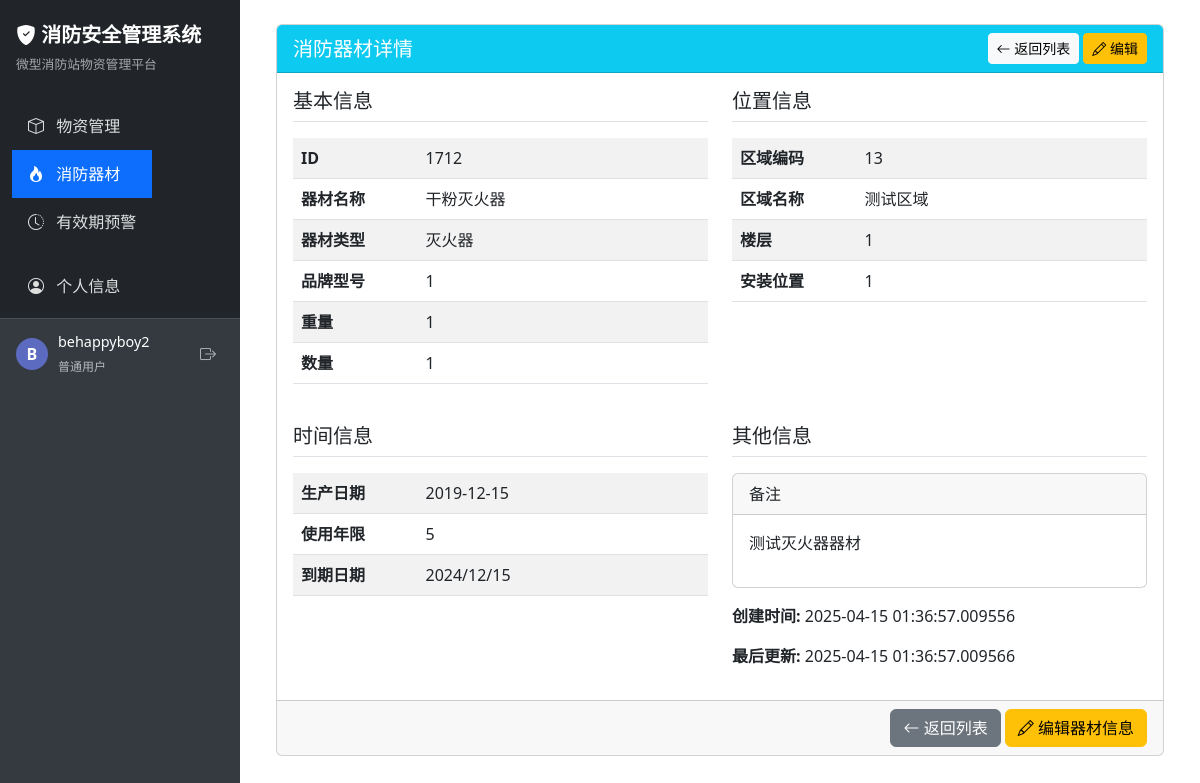
Page /equipment/detail/1712 (signed in) on the committed database.
### app/models/user.py (models this page shows, shortened)
class User(UserMixin, db.Model):
    __tablename__ = 'user'
    id = db.Column(db.Integer, primary_key=True)
    username = db.Column(db.String(80), unique=True, nullable=False)
    password_hash = db.Column(db.String(256), nullable=False)
    role = db.Column(db.String(20), default='user')  # admin 或 user
    is_active = db.Column(db.Boolean, default=True)  # 账号是否启用
    email = db.Column(db.String(120))  # 添加邮箱字段

### app/models/equipment.py (models this page shows, shortened)
class FireEquipment(db.Model):
    __tablename__ = 'fire_equipment'
    id = db.Column(db.Integer, primary_key=True)
    area_code = db.Column(db.Integer, nullable=False)  # 设备区域编码
    area_name = db.Column(db.String(50), nullable=True)   # 设备区域名称
    installation_floor = db.Column(db.String(50), nullable=False)  #楼层
    installation_location = db.Column(db.String(200), nullable=False)  # 安装位置
    equipment_type = db.Column(db.String(50), nullable=False)     # 器材类型
    equipment_name = db.Column(db.String(100), nullable=False)  # 器材名称
    model = db.Column(db.String(100), nullable=False)             # 品牌型号
    weight = db.Column(db.String(30), nullable=False)                  #重量
    quantity = db.Column(db.Integer, nullable=True)                  # 数量
    production_date = db.Column(db.Date, nullable=True)          # 生产日期
    service_life = db.Column(db.String(30), nullable=False)        #使用年限
    expiration_date = db.Column(db.String(50), nullable=False)        # 到期日期
    remark = db.Column(db.Text, nullable=False)                   # 备注
    created_at = db.Column(db.DateTime, default=datetime.utcnow) # 创建时间
    updated_at = db.Column(db.DateTime, default=datetime.utcnow,
                           onupdate=datetime.utcnow)             # 更新时间

### app/routes/equipment.py (the view)
@equipment_bp.route('/detail/<int:equipment_id>')
@login_required
def detail(equipment_id):
    try:
        equipment = FireEquipment.query.get_or_404(equipment_id)
        if current_user.role != 'admin':
            permission = Permission.query.filter_by(
                user_id=current_user.id,
                area_id=str(equipment.area_code),
                operation_type='灭火器和呼吸器',
                can_view=True
            ).first()
            if not permission:
                flash('您没有权限查看此消防器材详情', 'danger')
                return redirect(url_for('equipment.index'))
        return render_template('equipment/detail.html', equipment=equipment)
    except Exception as e:
        flash(f'查看器材详情时出错: {str(e)}', 'danger')
        return redirect(url_for('equipment.index'))

### app/templates/equipment/detail.html (shortened to what this page needs)
{% extends 'base.html' %}
{% block content %}
<div class="container">
    <div class="row">
        <div class="col-md-12">
            <div class="card">
                <div class="card-header bg-info text-white d-flex justify-content-between align-items-center">
                    <h5 class="card-title mb-0">消防器材详情</h5>
                    <div>
                        <a href="{{ url_for('equipment.index') }}" class="btn btn-sm btn-light">
                            <i class="bi bi-arrow-left"></i> 返回列表
                        </a>
                        <a href="{{ url_for('equipment.edit', equipment_id=equipment.id) }}" class="btn btn-sm btn-warning">
                            <i class="bi bi-pencil"></i> 编辑
                        </a>
                    </div>
                </div>
                <div class="card-body">
                    <div class="row mb-4">
                        <div class="col-md-6">
                            <h5 class="border-bottom pb-2 mb-3">基本信息</h5>
                            <table class="table table-striped">
                                <tbody>
                                    <tr>
                                        <th width="30%">ID</th>
                                        <td>{{ equipment.id }}</td>
                                    </tr>
                                    <tr>
                                        <th>器材名称</th>
                                        <td>{{ equipment.equipment_name }}</td>
                                    </tr>
                                    <tr>
                                        <th>器材类型</th>
                                        <td>{{ equipment.equipment_type }}</td>
                                    </tr>
                                    <tr>
                                        <th>品牌型号</th>
                                        <td>{{ equipment.model }}</td>
                                    </tr>
                                    <tr>
                                        <th>重量</th>
                                        <td>{{ equipment.weight }}</td>
                                    </tr>
                                    <tr>
                                        <th>数量</th>
                                        <td>{{ equipment.quantity }}</td>
                                    </tr>
                                </tbody>
                            </table>
                        </div>
                        <div class="col-md-6">
                            <h5 class="border-bottom pb-2 mb-3">位置信息</h5>
                            <table class="table table-striped">
                                <tbody>
                                    <tr>
                                        <th width="30%">区域编码</th>
                                        <td>{{ equipment.area_code }}</td>
                                    </tr>
                                    <tr>
                                        <th>区域名称</th>
                                        <td>{{ equipment.area_name }}</td>
                                    </tr>
                                    <tr>
                                        <th>楼层</th>
                                        <td>{{ equipment.installation_floor }}</td>
                                    </tr>
                                    <tr>
                                        <th>安装位置</th>
                                        <td>{{ equipment.installation_location }}</td>
                                    </tr>
                                </tbody>
                            </table>
                        </div>
                    </div>
                    <div class="row">
                        <div class="col-md-6">
                            <h5 class="border-bottom pb-2 mb-3">时间信息</h5>
                            <table class="table table-striped">
                                <tbody>
                                    <tr>
                                        <th width="30%">生产日期</th>
                                        <td>{{ equipment.production_date }}</td>
                                    </tr>
                                    <tr>
                                        <th>使用年限</th>
                                        <td>{{ equipment.service_life }}</td>
                                    </tr>
                                    <tr>
                                        <th>到期日期</th>
                                        <td>
                                            <span class="{% if equipment.expiration_date < today|string %}text-danger fw-bold{% endif %}">
                                                {{ equipment.expiration_date }}
                                            </span>
                                        </td>
                                    </tr>
                                </tbody>
                            </table>
                        </div>
                        <div class="col-md-6">
                            <h5 class="border-bottom pb-2 mb-3">其他信息</h5>
                            <div class="card">
                                <div class="card-header">备注</div>
                                <div class="card-body">
                                    <p>{{ equipment.remark }}</p>
                                </div>
                            </div>
                            <div class="mt-3">
                                <p><strong>创建时间:</strong> {{ equipment.created_at }}</p>
                                <p><strong>最后更新:</strong> {{ equipment.updated_at }}</p>
                            </div>
                        </div>
                    </div>
                </div>
                <div class="card-footer text-end">
                    <a href="{{ url_for('equipment.index') }}" class="btn btn-secondary">
                        <i class="bi bi-arrow-left"></i> 返回列表
                    </a>
                    <a href="{{ url_for('equipment.edit', equipment_id=equipment.id) }}" class="btn btn-warning">
                        <i class="bi bi-pencil"></i> 编辑器材信息
                    </a>
                </div>
            </div>
        </div>
    </div>
</div>
{% endblock %}

### app/templates/base.html (shortened to what this page needs)
<!DOCTYPE html>
<html lang="zh-CN">
<head>
    <link href="https://cdn.jsdelivr.net/npm/bootstrap@5.3.0/dist/css/bootstrap.min.css" rel="stylesheet">
    <link href="https://cdn.jsdelivr.net/npm/bootstrap-icons@1.11.0/font/bootstrap-icons.css" rel="stylesheet">
</head>
<body>
    <div class="wrapper">
        <nav class="sidebar" id="sidebar">
            <div class="sidebar-header">
                <a href="{{ url_for('index') }}">
                    <i class="bi bi-shield-fill-check"></i> 消防安全管理系统
                </a>
                <div class="subtitle">微型消防站物资管理平台</div>
            </div>
            <div class="sidebar-nav">
                <nav class="navbar navbar-dark bg-dark">
                    <div class="container-fluid">
                        <ul class="navbar-nav">
                            <li class="nav-item">
                                <a class="nav-link {% if request.path.startswith('/station') %}active{% endif %}
                                          {% if not user_permissions_by_type.micro_station and current_user.role != 'admin' %}no-permission{% endif %}"
                                   href="{{ url_for('station.index') }}"
                                   >
                                    <i class="bi bi-box"></i> 物资管理
                                </a>
                            </li>
                            <li class="nav-item">
                                <a class="nav-link {% if request.path.startswith('/equipment') %}active{% endif %}
                                          {% if not user_permissions_by_type.fire_equipment and current_user.role != 'admin' %}no-permission{% endif %}"
                                   href="{{ url_for('equipment.index') }}"
                                   >
                                    <i class="bi bi-fire"></i> 消防器材
                                </a>
                            </li>
                            <li class="nav-item">
                                <a class="nav-link {% if request.path == '/admin/expiry_alert' %}active{% endif %}
                                          {% if not can_view_expiry_alert %}no-permission{% endif %}"
                                   href="{{ url_for('admin.expiry_alert') }}"
                                   >
                                    <i class="bi bi-clock-history"></i> 有效期预警
                                </a>
                            </li>
                            <li class="nav-item mt-3">
                                <a class="nav-link {% if request.path == '/auth/my_account' %}active{% endif %}" href="{{ url_for('auth.my_account') }}">
                                    <i class="bi bi-person-circle"></i> 个人信息
                                </a>
                            </li>
                        </ul>
                    </div>
                </nav>
            </div>
            {% if current_user.is_authenticated %}
            <div class="user-info mt-auto">
                <div class="user-avatar">
                    {{ current_user.username[0].upper() }}
                </div>
                <div class="user-details">
                    <p class="user-name">{{ current_user.username }}</p>
                    <span class="user-role">
                        {% if current_user.role == 'admin' %}管理员{% else %}普通用户{% endif %}
                    </span>
                </div>
                <a href="{{ url_for('auth.logout') }}" class="logout-btn" title="退出登录">
                    <i class="bi bi-box-arrow-right"></i>
                </a>
            </div>
            {% else %}
            <div class="mt-auto p-3">
                <a href="{{ url_for('auth.login') }}" class="btn btn-outline-light btn-sm w-100">
                    <i class="bi bi-box-arrow-in-right me-1"></i> 登录
                </a>
            </div>
            {% endif %}
        </nav>
        <main class="content">
            {% block content %}{% endblock %}
        </main>
    </div>
</body>
</html>

### app/templates/base.html (style rules this page uses)
body { min-height: 100vh; display: flex; flex-direction: column; }
.wrapper { display: flex; flex: 1; }
.sidebar { width: 240px; min-height: 100vh; background-color: #343a40; color: #fff; position: fixed; left: 0; top: 0; bottom: 0; z-index: 1000; padding-top: 0; overflow-y: auto; transition: all 0.3s; }
.sidebar .sidebar-header { padding: 1.25rem 1rem; background-color: #212529; }
.sidebar .sidebar-header a { color: #fff; text-decoration: none; font-size: 1.25rem; font-weight: bold; }
.sidebar .sidebar-header .subtitle { color: rgba(255,255,255,0.6); font-size: 0.8rem; margin-top: 5px; }
.sidebar .nav-link { color: rgba(255, 255, 255, 0.85); padding: 0.75rem 1rem; font-size: 1rem; border-radius: 0; transition: all 0.2s; }
.sidebar .nav-link.active { color: #fff; background-color: #0d6efd; }
.sidebar .nav-link i { margin-right: 8px; width: 18px; text-align: center; }
main.content { margin-left: 240px; flex: 1; padding: 1.5rem; transition: all 0.3s; }
.user-info { display: flex; align-items: center; padding: 0.75rem 1rem; border-top: 1px solid rgba(255,255,255,0.1); margin-top: auto; }
.user-avatar { width: 32px; height: 32px; border-radius: 50%; background-color: #5c6bc0; color: #fff; display: flex; align-items: center; justify-content: center; font-weight: bold; margin-right: 10px; }
.user-details { flex-grow: 1; }
.user-name { font-weight: 500; color: #fff; margin-bottom: 0; font-size: 0.9rem; }
.user-role { font-size: 0.75rem; color: rgba(255,255,255,0.65); }
.logout-btn { width: 32px; height: 32px; background: none; border: none; color: rgba(255,255,255,0.6); display: flex; align-items: center; justify-content: center; border-radius: 4px; padding: 0; }

### rows in the picture
User: username "B", username "behappyboy2"
FireEquipment: id "1712", equipment_name "干粉灭火器", equipment_type "灭火器", model "1", weight "1", quantity "1", area_code "13", area_name "测试区域", installation_floor "1", installation_location "1", production_date "2019-12-15", service_life "5", expiration_date "2024/12/15", remark "测试灭火器器材", created_at "2025-04-15 01:36:57.009556", updated_at "2025-04-15 01:36:57.009566"
